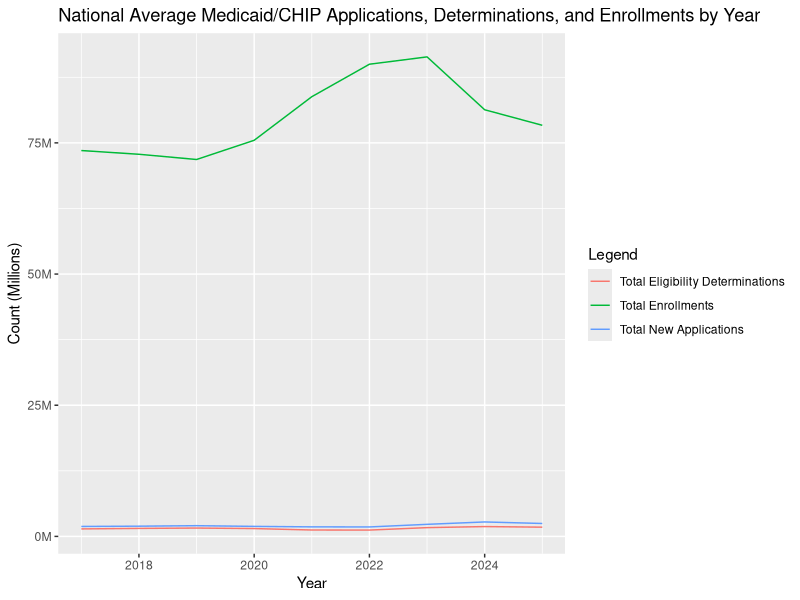
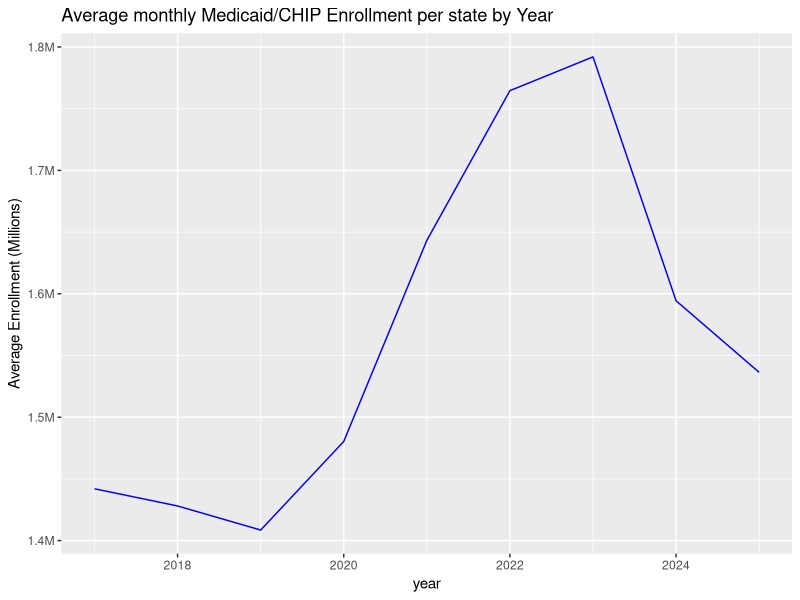
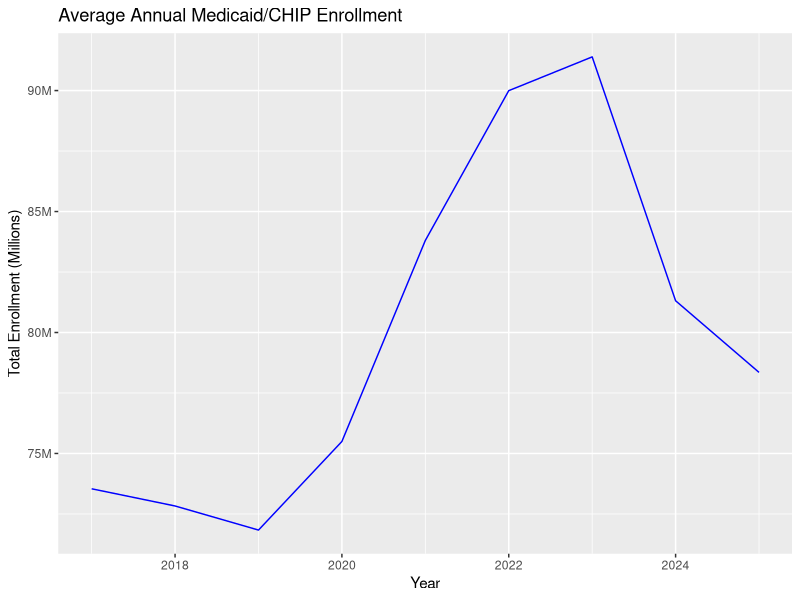
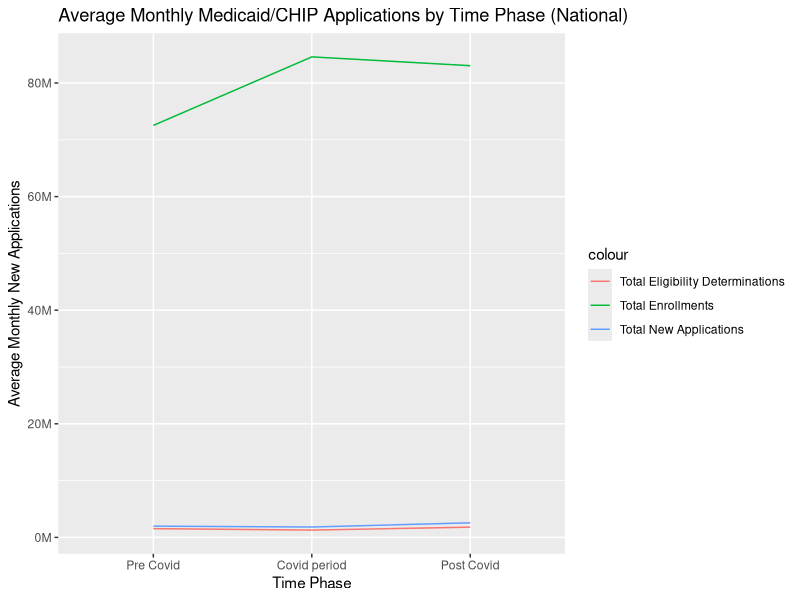
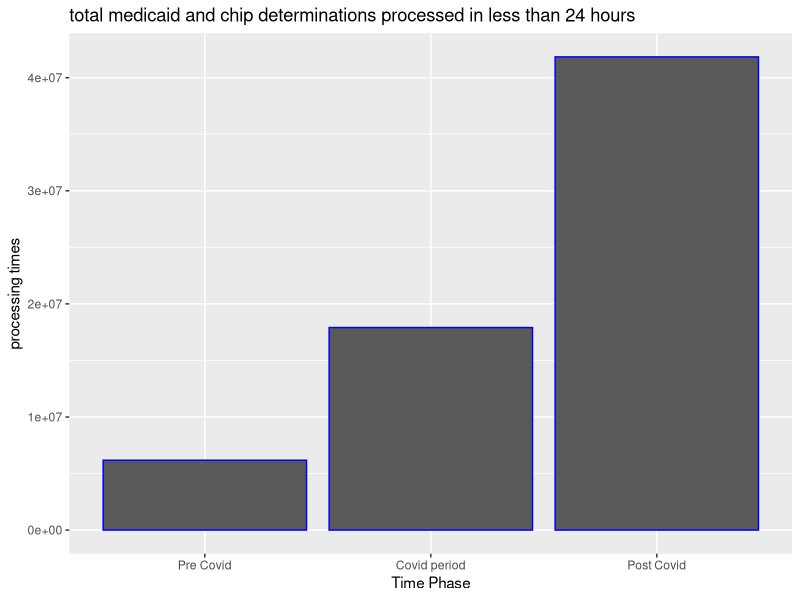
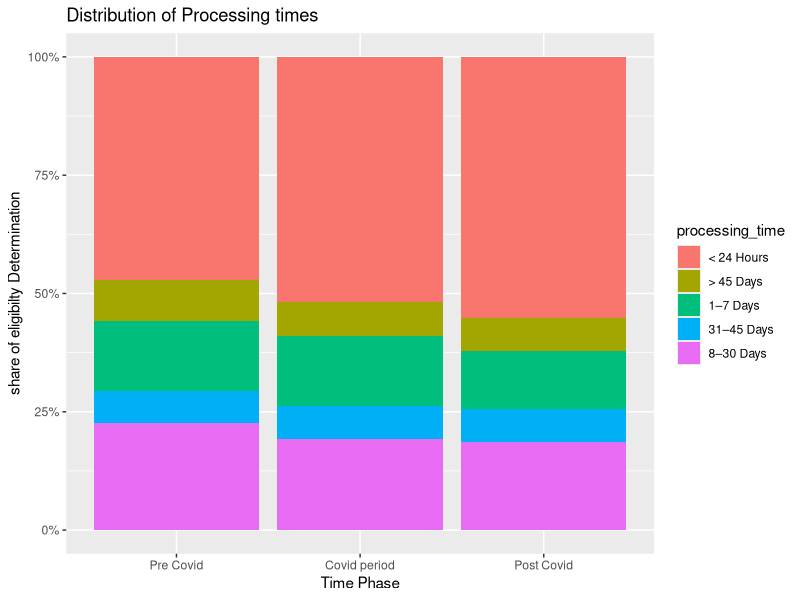

Here is the R script that generated these plots, in order:
## ---- chunk 1
install.packages("scales")
library(tidyverse)
library(lubridate)
library(scales)
## ---- chunk 2
medicaid_chip <- read_csv("../data/medicaid_chip.csv")
## ---- chunk 3
medicaid_chip |>
  group_by(year, reporting_period) |>  # sum across states for each month (getting national monthly totals)
  summarise(
    monthly_new_applications = sum(total_applications_for_financial_assistance_submitted_at_state_level, na.rm=TRUE),
    monthly_eligibility_determination = sum(total_medicaid_and_chip_determinations, na.rm=TRUE),
    monthly_enrollments = sum(total_medicaid_and_chip_enrollment, na.rm=TRUE),
    .groups = "drop"
  ) |>
  group_by(year) |>   #average over months (getting the national average for the year), it gives avf national estimates not just averages of state-level data points
  summarise(
    avg_new_applications = mean(monthly_new_applications, na.rm=TRUE),
    avg_eligibility_determination = mean(monthly_eligibility_determination, na.rm=TRUE),
    avg_enrollments = mean(monthly_enrollments, na.rm=TRUE)
  ) |>
  ggplot(aes(x=year)) +
  geom_line(aes(y=avg_new_applications, color="Total New Applications")) +
  geom_line(aes(y=avg_eligibility_determination, color="Total Eligibility Determinations")) +
  geom_line(aes(y=avg_enrollments, color="Total Enrollments")) +
  scale_y_continuous(labels = function(x) paste0(x / 1e6, "M")) +
  labs(
    x = "Year",
    y = "Count (Millions)",
    title = "National Average Medicaid/CHIP Applications, Determinations, and Enrollments by Year",
    color = "Legend"
  )
## ---- chunk 4
#By using mean() directly on the raw data (which likely has multiple states and months per year), we are getting the average per observation rather than the national average. 
medicaid_chip |> 
  group_by(year) |> 
  summarise( avg_enrollments= mean(total_medicaid_and_chip_enrollment, na.rm=TRUE)) |>
  ggplot(mapping=aes(x=year,y=avg_enrollments))+
  geom_line(color="blue")+
  scale_y_continuous(labels = function(x) paste0(x / 1e6, "M")
  ) +
 labs(
    x = "year",
    y = "Average Enrollment (Millions)",
    title = "Average monthly Medicaid/CHIP Enrollment per state by Year"
  ) 
                   
## ---- chunk 5
medicaid_chip |>
  group_by(year, reporting_period) |>
  summarise(
    monthly_national_enrollment =
      sum(total_medicaid_and_chip_enrollment, na.rm = TRUE),
    .groups = "drop"
  ) |>
  group_by(year) |>
  summarise(
    total_annual_enrollment =
      mean(monthly_national_enrollment, na.rm = TRUE)) |>
  ggplot(aes(x = year, y = total_annual_enrollment)) +
  geom_line(color = "blue") +
  scale_y_continuous(
    labels = function(x) paste0(x / 1e6, "M")
  ) +
  labs(
    x = "Year",
    y = "Total Enrollment (Millions)",
    title = "Average Annual Medicaid/CHIP Enrollment"
  )

## ---- chunk 6

medicaid_chip <- medicaid_chip |> 
  mutate(
 time_phase =  case_when(
    reporting_period < ymd("2020-03-01")  ~ "Pre Covid",
    between(ymd(reporting_period), ymd("2020-03-01"), ymd("2023-03-31")) ~ "Covid period",
    reporting_period >= ymd("2023-04-01") ~ "Post Covid"
  ) 
) 

sum(is.na(medicaid_chip$time_phase))

## ---- chunk 7
glimpse(medicaid_chip)
## ---- chunk 8
medicaid_chip |> 
  group_by(time_phase, reporting_period) |>
  summarise(
    monthly_total_new_applications = sum(total_applications_for_financial_assistance_submitted_at_state_level, na.rm = TRUE),
    monthly_eligibility_determination = sum(total_medicaid_and_chip_determinations, na.rm=TRUE),
    monthly_enrollments = sum(total_medicaid_and_chip_enrollment, na.rm=TRUE),
    .groups = "drop"
  ) |>
  group_by(time_phase) |>
  summarise(
    avg_monthly_new_applications = mean(monthly_total_new_applications, na.rm = TRUE),
    avg_eligibility_determination = mean(monthly_eligibility_determination, na.rm=TRUE),
    avg_enrollments = mean(monthly_enrollments, na.rm=TRUE)
  ) |>
  mutate(time_phase = factor(time_phase, levels = c("Pre Covid", "Covid period", "Post Covid"), ordered = TRUE)) |> #this tells which period come first
  ggplot(aes(x=time_phase, y=avg_monthly_new_applications, group=1)) + #group=1 is needed because it treats x-axis as a single
  geom_line(aes(y=avg_monthly_new_applications, color="Total New Applications")) +
  geom_line(aes(y=avg_eligibility_determination, color="Total Eligibility Determinations")) +
  geom_line(aes(y=avg_enrollments, color="Total Enrollments")) +
  scale_y_continuous(labels = function(x) paste0(x / 1e6, "M")) +
  labs(
    x="Time Phase",
    y="Average Monthly New Applications",
    title="Average Monthly Medicaid/CHIP Applications by Time Phase (National)"
  )
## ---- chunk 9
medicaid_chip |> 
  group_by(time_phase) |> 
  summarise(processing_times = sum(total_medicaid_and_chip_determinations_processed_in_less_than_24_hours,na.rm= TRUE)) |>
  arrange(time_phase) |> 
  mutate(time_phase = factor(time_phase, levels = c("Pre Covid", "Covid period", "Post Covid"), ordered = TRUE))  |> 
  ggplot(mapping=aes(x= time_phase,y=processing_times))+
  geom_col(color = "blue") +
  labs(
    x = "Time Phase",
    y = "processing times",
    title = "total medicaid and chip determinations processed in less than 24 hours"
  ) 
## ---- chunk 10
str(medicaid_chip$reporting_period)
## ---- chunk 11
medicaid_chip |> 
  group_by(time_phase) |>  # grouped time phase to get pre,during and post Covid periods
  filter(!is.na(total_medicaid_and_chip_determinations_processed_in_less_than_24_hours)) |>  # filter non NA observations
 
  #summerise  processed times 
  summarise(less_than_24_hours = sum(total_medicaid_and_chip_determinations_processed_in_less_than_24_hours, na.rm=TRUE), 
            between_24_hours_and_7_days = sum(total_medicaid_and_chip_determinations_processed_between_24_hours_and_7_days,na.rm=TRUE),
            between_8_days_and_30_days = sum(total_medicaid_and_chip_determinations_processed_between_8_days_and_30_days,na.rm=TRUE),
            between_31_days_and_45_days= sum(total_medicaid_and_chip_determinations_processed_between_31_days_and_45_days,na.rm=TRUE),
            over_45days = sum(total_medicaid_and_chip_determinations_processed_in_more_than_45_days,na.rm=TRUE)
            ) |> 
  #create new column for total processing times and to get the fractions of each processing time
   mutate(
    total = less_than_24_hours+
                      between_24_hours_and_7_days+
                      between_8_days_and_30_days+
                      between_31_days_and_45_days+
                      over_45days,
    pct_less_than_24_hours = less_than_24_hours/total,
    pct_between_24_hours_and_7_days= between_24_hours_and_7_days/total,
    pct_between_8_days_and_30_days = between_8_days_and_30_days/total,
    pct_between_31_days_and_45_days= between_31_days_and_45_days/total,
    pct_over_45days = over_45days/total
  ) |> 
  pivot_longer(cols = starts_with("pct_"), #select all columns begin with pct
               names_to = "processing_time",  # the column names like(pct_less_than_24_hours) will be stored in processing_time column
               values_to= "count") |> # the values stored in these column will be go into new column count
  mutate(
  processing_time = recode(processing_time,
    pct_less_than_24_hours = "< 24 Hours",
    pct_between_24_hours_and_7_days = "1–7 Days",
    pct_between_8_days_and_30_days = "8–30 Days",
    pct_between_31_days_and_45_days = "31–45 Days",
    pct_over_45days = "> 45 Days"
    ),
  ordered =TRUE
  ) |> 
  mutate(time_phase = factor(time_phase, levels = c("Pre Covid", "Covid period", "Post Covid"), ordered = TRUE)) |> #this tells which period come first
  ggplot(aes(x=time_phase, y=count, fill= processing_time))+ 
  geom_col()+
  scale_y_continuous(labels = scales::percent_format()) + # It changes how the numbers are displayed, It converts Y-axis fractions to percentages
  labs(
    x="Time Phase",
    y="share of eligibilty Determination",
    title="Distribution of Processing times"
  )
